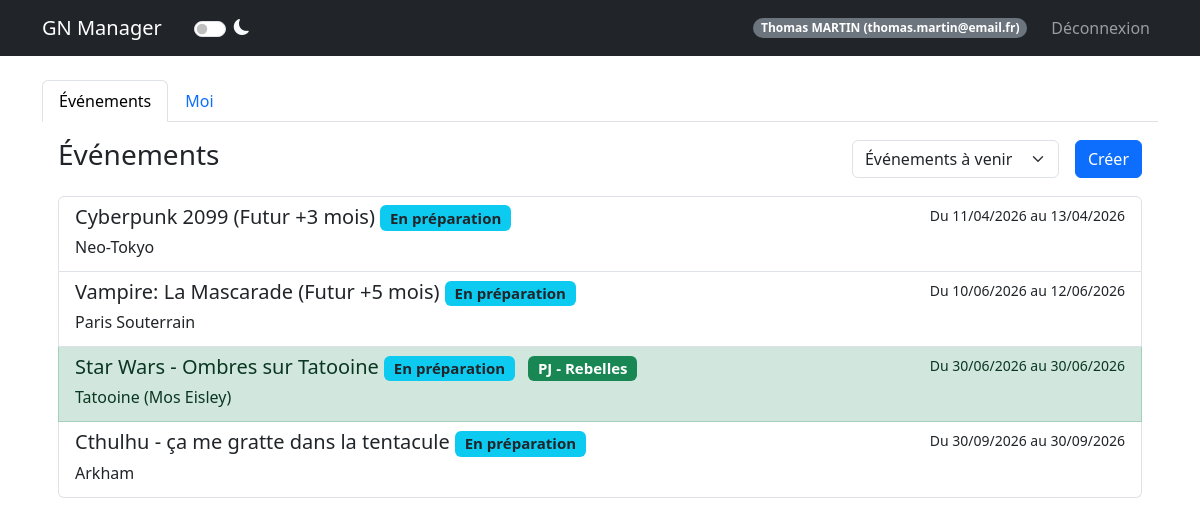
The app's page /dashboard (signed in) with its own data.
### models.py (models this page shows, shortened)
class User(UserMixin, db.Model):
    id = db.Column(db.Integer, primary_key=True)
    email = db.Column(db.String(120), unique=True, nullable=False)
    password_hash = db.Column(db.String(128))
    nom = db.Column(db.String(80))
    prenom = db.Column(db.String(80))
    age = db.Column(db.Integer)
    genre = db.Column(db.String(20))
    avatar_url = db.Column(db.String(200))
    role = db.Column(db.String(20), default='user')  # createur, sysadmin, user
    is_banned = db.Column(db.Boolean, default=False)
    is_deleted = db.Column(db.Boolean, default=False)  # Suppression logique
    @property
    def is_admin(self):
        return self.role in ['createur', 'sysadmin']

class Event(db.Model):
    id = db.Column(db.Integer, primary_key=True)
    name = db.Column(db.String(100), nullable=False)
    description = db.Column(db.Text)
    date_start = db.Column(db.DateTime, nullable=False)
    date_end = db.Column(db.DateTime, nullable=False)
    location = db.Column(db.String(200))
    background_image = db.Column(db.String(200))
    visibility = db.Column(db.String(20), default='public')  # public, private
    organizer_structure = db.Column(db.String(100))
    org_link_url = db.Column(db.String(255))
    org_link_title = db.Column(db.String(100))
    google_form_url = db.Column(db.String(255))
    google_form_active = db.Column(db.Boolean, default=False)
    discord_webhook_url = db.Column(db.String(255), nullable=True)
    external_link = db.Column(db.String(255))
    statut = db.Column(db.String(50), default='En préparation')
    groups_config = db.Column(db.Text, default='{"PJ": ["Peu importe"], "PNJ": ["Peu importe"], "Organisateur": ["Peu importe"]}')
    max_pjs = db.Column(db.Integer, default=50)
    max_pnjs = db.Column(db.Integer, default=10)
    max_organizers = db.Column(db.Integer, default=5)

class Participant(db.Model):
    id = db.Column(db.Integer, primary_key=True)
    event_id = db.Column(db.Integer, db.ForeignKey('event.id'), nullable=False)
    user_id = db.Column(db.Integer, db.ForeignKey('user.id'), nullable=False)
    type = db.Column(db.String(50))  # Organisateur, PJ, PNJ
    group = db.Column(db.String(50))
    role_id = db.Column(db.Integer, db.ForeignKey('role.id', use_alter=True, name='fk_participant_role'), nullable=True)
    role_communicated = db.Column(db.Boolean, default=False)
    role_received = db.Column(db.Boolean, default=False)
    registration_status = db.Column(db.String(50), default='À valider')
    paf_status = db.Column(db.String(20), default='non versée')  # non versée, partielle, versée, erreur
    payment_method = db.Column(db.String(50))
    payment_amount = db.Column(db.Float, default=0.0)
    payment_comment = db.Column(db.Text)
    comment = db.Column(db.Text)
    custom_image = db.Column(db.String(200))
    __table_args__ = (
        db.Index('idx_participant_event', 'event_id'),
        db.Index('idx_participant_user', 'user_id'),
        db.Index('idx_participant_status', 'registration_status'),
    )
    user = db.relationship('User', backref='participations')
    event = db.relationship('Event', backref='participants')
    role = db.relationship('Role', foreign_keys=[role_id], backref='participants_with_role')

### routes/admin_routes.py (the view)
@admin_bp.route('/dashboard')
@login_required
def dashboard():
    users_pagination = None
    if current_user.is_admin:
        page = request.args.get('page', 1, type=int)
        users_pagination = User.query.paginate(page=page, per_page=DefaultValues.USERS_PER_PAGE, error_out=False)
    filter_type = request.args.get('filter', 'future')
    my_participations = Participant.query\
        .filter_by(user_id=current_user.id)\
        .options(joinedload(Participant.event))\
        .all()
    my_event_ids = [p.event_id for p in my_participations]
    my_roles = {p.event_id: p for p in my_participations}
    events = []
    now = datetime.now()
    if filter_type == 'mine':
        if my_event_ids:
            events = Event.query.filter(Event.id.in_(my_event_ids)).order_by(Event.date_start).all()
    elif filter_type == 'future':
        events = Event.query.filter(Event.date_start >= now).order_by(Event.date_start).all()
    elif filter_type == 'past':
        events = Event.query.filter(Event.date_end < now).order_by(Event.date_start.desc()).all()
    else:
        events = Event.query.order_by(Event.date_start).all()
    admin_view = request.args.get('admin_view')
    return render_template('dashboard.html',
                         user=current_user,
                         users_pagination=users_pagination,
                         events=events,
                         my_event_ids=my_event_ids,
                         my_roles=my_roles,
                         current_filter=filter_type,
                         admin_view=admin_view)

### templates/dashboard.html (shortened to what this page needs)
{% extends "base.html" %}
{% block content %}
<ul class="nav nav-tabs" id="myTab" role="tablist">
    <li class="nav-item" role="presentation">
        <button class="nav-link {% if not admin_view %}active{% endif %}" id="events-tab" data-bs-toggle="tab"
            data-bs-target="#events" type="button" role="tab">Événements</button>
    </li>
    <li class="nav-item" role="presentation">
        <button class="nav-link" id="me-tab" data-bs-toggle="tab" data-bs-target="#me" type="button"
            role="tab">Moi</button>
    </li>
</ul>
<div class="tab-content" id="myTabContent">
    <div class="tab-pane fade p-3 {% if not admin_view %}show active{% endif %}" id="events" role="tabpanel">
        <div class="d-flex justify-content-between align-items-center mb-3">
            <h3>Événements</h3>
            <div class="d-flex gap-2">
                <form action="{{ url_for('admin.dashboard') }}" method="GET" class="d-flex align-items-center">
                    <select name="filter" class="form-select me-2" onchange="this.form.submit()">
                        <option value="future" {% if current_filter=='future' %}selected{% endif %}>Événements à venir
                        </option>
                    </select>
                </form>
                <a href="{{ url_for('event.create_event') }}" class="btn btn-primary">Créer</a>
            </div>
        </div>
        <div class="list-group">
            {% for e in events %}
            {% set participation = my_roles.get(e.id) %}
            {% set row_class = "" %}
            {% set badge_class = "" %}
            {% set badge_text = "" %}
            {% if participation %}
            {% if participation.registration_status == 'En attente' or participation.registration_status == 'À valider'
            %}
            {% set row_class = "list-group-item-secondary" %}
            {% set badge_class = "bg-light text-dark border" %}
            {% set badge_text = participation.type ~ " (En Attente)" %}
            {% elif participation.type == 'organisateur' or participation.type == 'Organisateur' %}
            {% set row_class = "list-group-item-danger" %}
            {% set badge_class = "bg-danger" %}
            {% set badge_text = "Organisateur" %}
            {% elif participation.type == 'PJ' %}
            {% set row_class = "list-group-item-success" %}
            {% set badge_class = "bg-success" %}
            {% set badge_text = "PJ" %}
            {% elif participation.type == 'PNJ' %}
            {% set row_class = "list-group-item-primary" %}
            {% set badge_class = "bg-primary" %}
            {% set badge_text = "PNJ" %}
            {% else %}
            {% set row_class = "list-group-item-success" %}
            {% set badge_class = "bg-success" %}
            {% set badge_text = participation.type %}
            {% endif %}
            {% endif %}
            {% set status_color = "bg-secondary" %}
            {% if e.statut == "Événement en cours" %}
            {% set status_color = "bg-success" %}
            {% elif e.statut == "Terminé" %}
            {% set status_color = "bg-dark" %}
            {% elif e.statut == "Annulé" %}
            {% set status_color = "bg-danger" %}
            {% elif e.statut == "En préparation" %}
            {% set status_color = "bg-info text-dark" %}
            {% elif e.statut == "Inscriptions ouvertes" %}
            {% set status_color = "bg-success" %}
            {% endif %}
            <a href="{{ url_for('event.detail', event_id=e.id) }}"
                class="list-group-item list-group-item-action {{ row_class }}">
                <div class="d-flex w-100 justify-content-between">
                    <h5 class="mb-1">
                        {{ e.name }}
                        <span class="badge {{ status_color }}">{{ e.statut }}</span>
                        {% if participation %}
                        <span class="badge {{ badge_class }} ms-2">{{ badge_text }}
                            {% if (participation.registration_status != 'En attente' and
                            participation.registration_status != 'À valider') and participation.group and
                            participation.group != 'Peu importe' %}
                            - {{ participation.group }}
                            {% endif %}
                        </span>
                        {% endif %}
                    </h5>
                    <small>Du {{ e.date_start.strftime('%d/%m/%Y') }} au {{ e.date_end.strftime('%d/%m/%Y') }}</small>
                </div>
                <p class="mb-1">{{ e.location }}</p>
            </a>
            {% else %}
            <p class="text-muted text-center mt-4">Aucun événement trouvé pour ce filtre.</p>
            {% endfor %}
        </div>
    </div>
        {% endblock %}

### templates/base.html (shortened to what this page needs)
<!DOCTYPE html>
<html lang="fr" data-bs-theme="light">
<head>
    <link href="https://cdn.jsdelivr.net/npm/bootstrap@5.3.0/dist/css/bootstrap.min.css" rel="stylesheet">
    <link rel="stylesheet" href="https://cdn.jsdelivr.net/npm/bootstrap-icons@1.11.3/font/bootstrap-icons.min.css">
</head>
<body>
    <nav class="navbar navbar-expand-lg navbar-dark bg-dark">
        <div class="container">
            <a class="navbar-brand" href="{{ url_for('auth.index') }}">GN Manager</a>
            <div class="form-check form-switch ms-3 d-flex align-items-center">
                <input class="form-check-input" type="checkbox" role="switch" id="themeSwitch" style="cursor: pointer;">
                <label class="form-check-label text-light ms-2" for="themeSwitch" style="cursor: pointer;">
                    <i class="bi bi-moon-fill" id="themeIcon"></i>
                </label>
            </div>
            {% if current_user.is_authenticated %}
            <div class="navbar-nav ms-auto align-items-center">
                <span class="badge bg-secondary rounded-pill me-3">{{ current_user.prenom }} {{ current_user.nom|upper
                    }} ({{ current_user.email }})</span>
                <a class="nav-link" href="{{ url_for('auth.logout') }}">Déconnexion</a>
            </div>
            {% endif %}
        </div>
    </nav>
    <div class="container mt-4">
        {% block content %}{% endblock %}
</body>
</html>

### records on screen
User: prenom "Thomas", nom "MARTIN", email "thomas.martin@email.fr"
Event: name "Cyberpunk 2099 (Futur +3 mois)", statut "En préparation", date_start "11/04/2026", date_end "13/04/2026", location "Neo-Tokyo"
Event: name "Vampire: La Mascarade (Futur +5 mois)", statut "En préparation", date_start "10/06/2026", date_end "12/06/2026", location "Paris Souterrain"
Event: name "Star Wars - Ombres sur Tatooine", statut "En préparation", badge_text "PJ", date_start "30/06/2026", date_end "30/06/2026", location "Tatooine (Mos Eisley)"
Participant: group "Rebelles"
Event: name "Cthulhu - ça me gratte dans la tentacule", statut "En préparation", date_start "30/09/2026", date_end "30/09/2026", location "Arkham"
